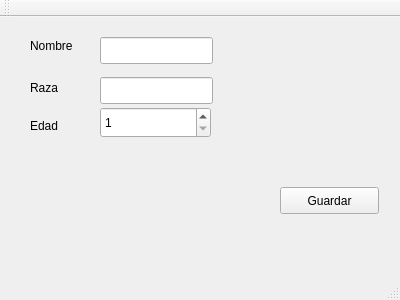
<?xml version="1.0" encoding="UTF-8"?>
<ui version="4.0">
 <class>MainWindow</class>
 <widget class="QMainWindow" name="MainWindow">
  <property name="geometry">
   <rect>
    <x>0</x>
    <y>0</y>
    <width>400</width>
    <height>300</height>
   </rect>
  </property>
  <property name="windowTitle">
   <string>Ventana Principal</string>
  </property>
  <widget class="QWidget" name="centralWidget">
   <widget class="QLabel" name="lblNombre">
    <property name="geometry">
     <rect>
      <x>30</x>
      <y>20</y>
      <width>67</width>
      <height>17</height>
     </rect>
    </property>
    <property name="text">
     <string>Nombre</string>
    </property>
   </widget>
   <widget class="QLineEdit" name="txtNombre">
    <property name="geometry">
     <rect>
      <x>100</x>
      <y>20</y>
      <width>113</width>
      <height>27</height>
     </rect>
    </property>
   </widget>
   <widget class="QPushButton" name="btnGuardar">
    <property name="geometry">
     <rect>
      <x>280</x>
      <y>170</y>
      <width>99</width>
      <height>27</height>
     </rect>
    </property>
    <property name="focusPolicy">
     <enum>Qt::TabFocus</enum>
    </property>
    <property name="text">
     <string>Guardar</string>
    </property>
   </widget>
   <widget class="QLineEdit" name="txtRaza">
    <property name="geometry">
     <rect>
      <x>100</x>
      <y>60</y>
      <width>113</width>
      <height>27</height>
     </rect>
    </property>
   </widget>
   <widget class="QLabel" name="lblRaza">
    <property name="geometry">
     <rect>
      <x>30</x>
      <y>60</y>
      <width>41</width>
      <height>21</height>
     </rect>
    </property>
    <property name="text">
     <string>Raza</string>
    </property>
   </widget>
   <widget class="QSpinBox" name="sbEdad">
    <property name="geometry">
     <rect>
      <x>100</x>
      <y>90</y>
      <width>111</width>
      <height>31</height>
     </rect>
    </property>
    <property name="minimum">
     <number>1</number>
    </property>
    <property name="maximum">
     <number>20</number>
    </property>
   </widget>
   <widget class="QLabel" name="lblEdad">
    <property name="geometry">
     <rect>
      <x>30</x>
      <y>100</y>
      <width>67</width>
      <height>17</height>
     </rect>
    </property>
    <property name="text">
     <string>Edad</string>
    </property>
   </widget>
  </widget>
  <widget class="QMenuBar" name="menuBar">
   <property name="geometry">
    <rect>
     <x>0</x>
     <y>0</y>
     <width>400</width>
     <height>25</height>
    </rect>
   </property>
  </widget>
  <widget class="QToolBar" name="mainToolBar">
   <attribute name="toolBarArea">
    <enum>TopToolBarArea</enum>
   </attribute>
   <attribute name="toolBarBreak">
    <bool>false</bool>
   </attribute>
  </widget>
  <widget class="QStatusBar" name="statusBar"/>
 </widget>
 <layoutdefault spacing="6" margin="11"/>
 <tabstops>
  <tabstop>txtNombre</tabstop>
  <tabstop>txtRaza</tabstop>
  <tabstop>sbEdad</tabstop>
  <tabstop>btnGuardar</tabstop>
 </tabstops>
 <resources/>
 <connections/>
</ui>
